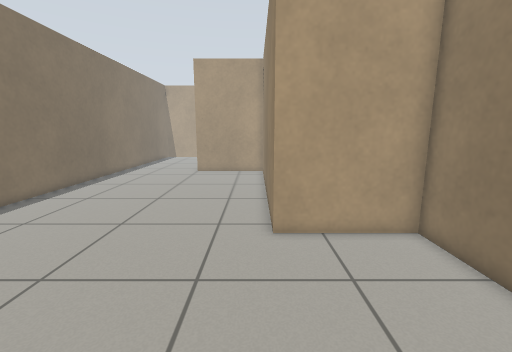
view 1 (above)

18 first-person views from a walk through a robot-simulator world made for Gazebo. The camera is 0.94 m above the floor, tilts 10° down and sees 90° across. The floor is counted in squares, 0.25 m on a side. Each view is taken from the middle of a square. On the plan, view 1 faces up. The plan holds only what a view shows up to about 20 squares ahead; the rest is blank.

view 2
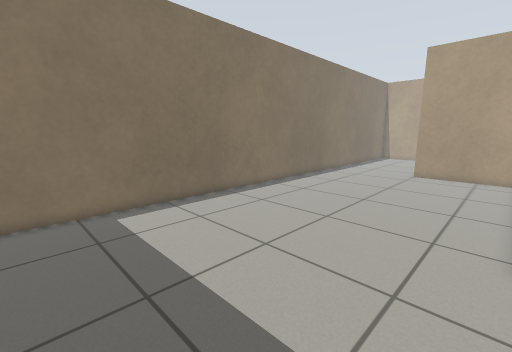

view 3
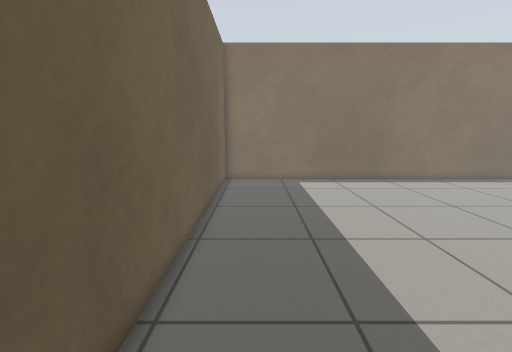

view 4
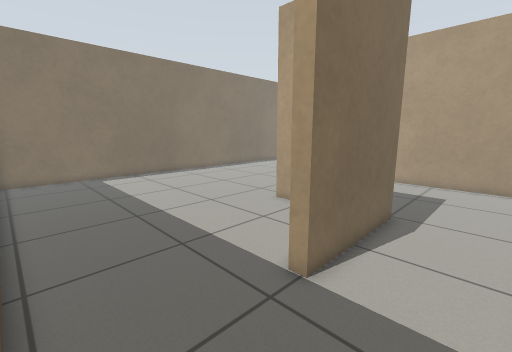

view 5
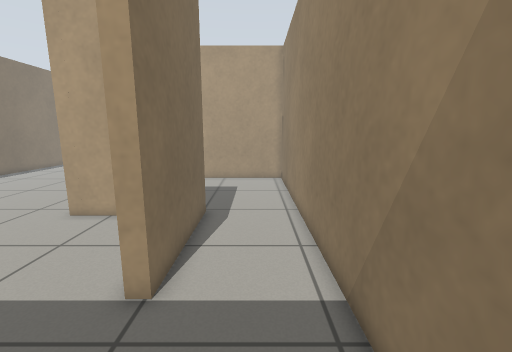

view 6
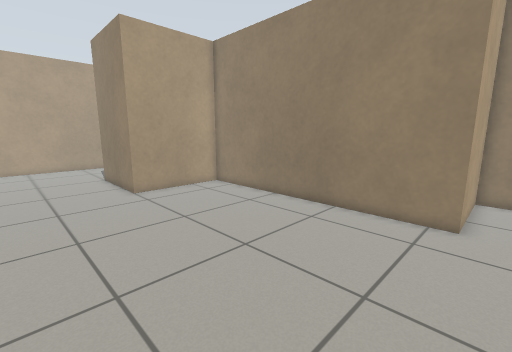

view 7
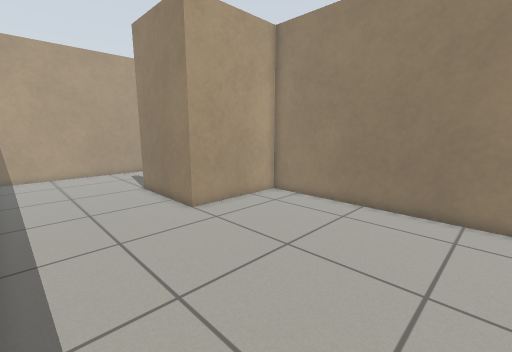

view 8
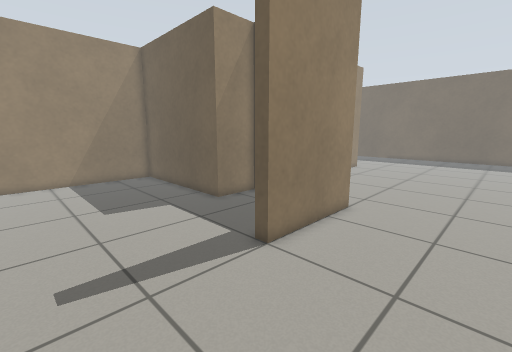

view 9
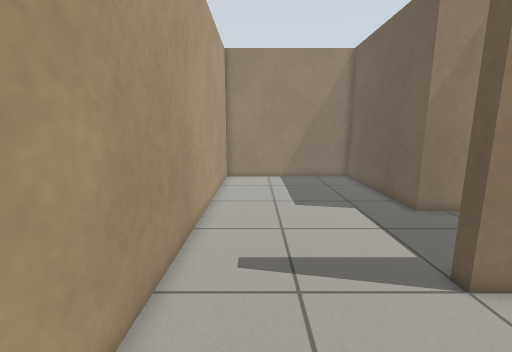

view 10
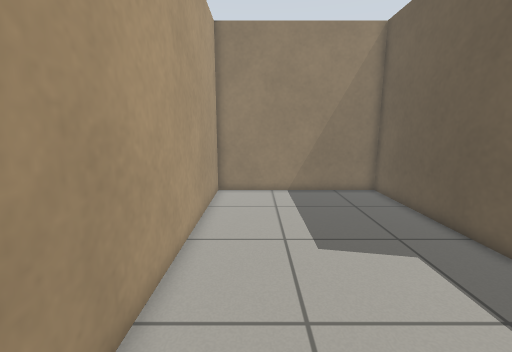

view 11
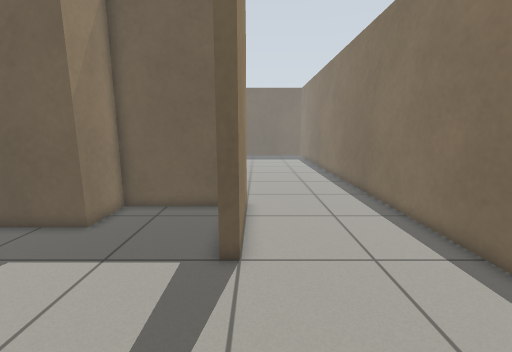

view 12
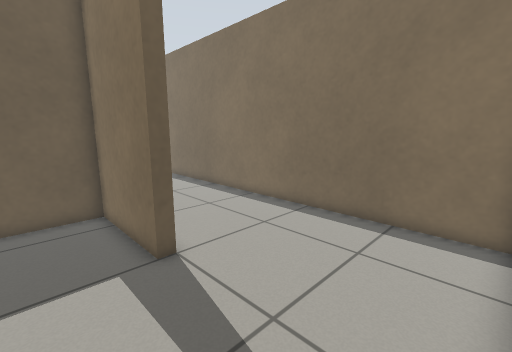

view 13
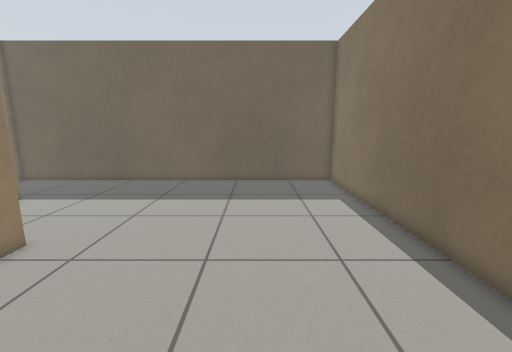

view 14
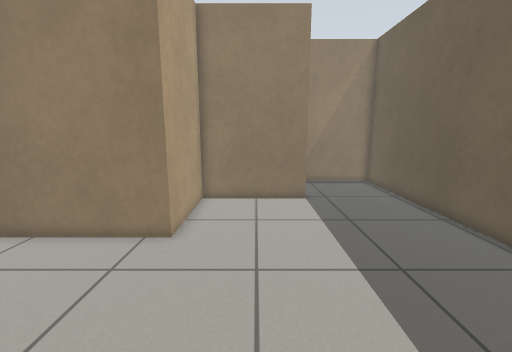

view 15
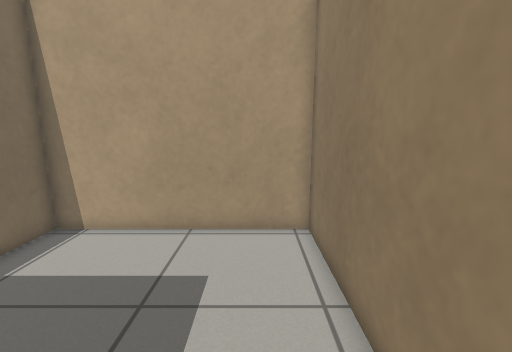

view 16
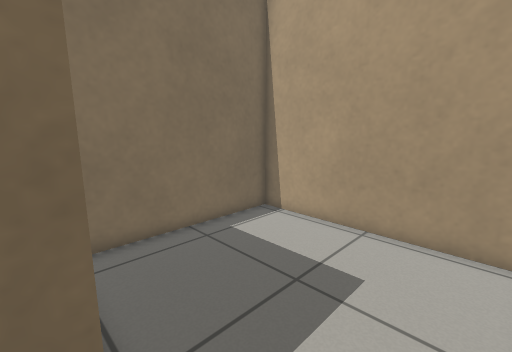

view 17
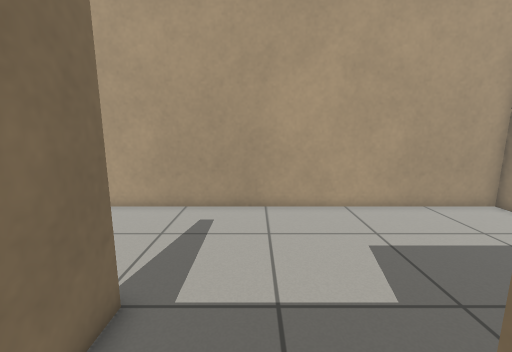

view 18
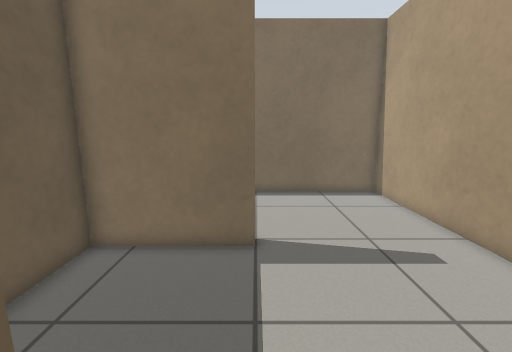

### Floor plan
Points are (right, up) in squares from view 1. A wall is a line through its corners. A room is listed if a view was taken in it or the views show most of it. See-through windows are left out.
Room 1 (views 1, 2, 6, 7, 8, 9, 10, 11, 12, 13, 14, 17, 18)
walls: (6, 3.2) (6, 9) (0.6, 9) (0.6, 24) (-5.5, 24) (-5.5, 30) (-4.9, 30) (-4.9, 24.6) (0.6, 24.6) (0.6, 27.4) (10, 27.4) (10, 37.4) (-12.8, 37.4) (-12.8, -2.4) (5.5, -2.4)
ways out: opening at (6.5, 0.5) to room 2
Room 2 (views 3, 4, 5, 15, 16)
walls: (6.6, 9.8) (6.6, 3.2) (6, 3.2); (5.5, -2.4) (11, -2.4) (11, 18.4) (1.2, 18.4) (1.2, 10.6)
ways out: opening at (6.5, 0.5) to room 1

Where each view was taken, in squares from view 1:
view 1: 0 up, 0 right, facing up
view 2: 0 up, 0 right, facing up-left
view 3: 0 up, 7 right, facing left
view 4: 2 down, 10 right, facing up-left
view 5: 2 down, 9 right, facing up
view 6: 8 up, 11 left, facing up-right
view 7: 13 up, 12 left, facing up-right
view 8: 36 up, 11 left, facing down-right
view 9: 35 up, 11 left, facing right
view 10: 35 up, 6 left, facing right
view 11: 37 up, 6 left, facing down
view 12: 37 up, 2 left, facing down-left
view 13: 17 up, 7 left, facing down
view 14: 6 up, 8 left, facing right
view 15: 9 up, 9 right, facing up
view 16: 9 up, 10 right, facing up-left
view 17: 25 up, 2 left, facing up
view 18: 30 up, 3 right, facing left
